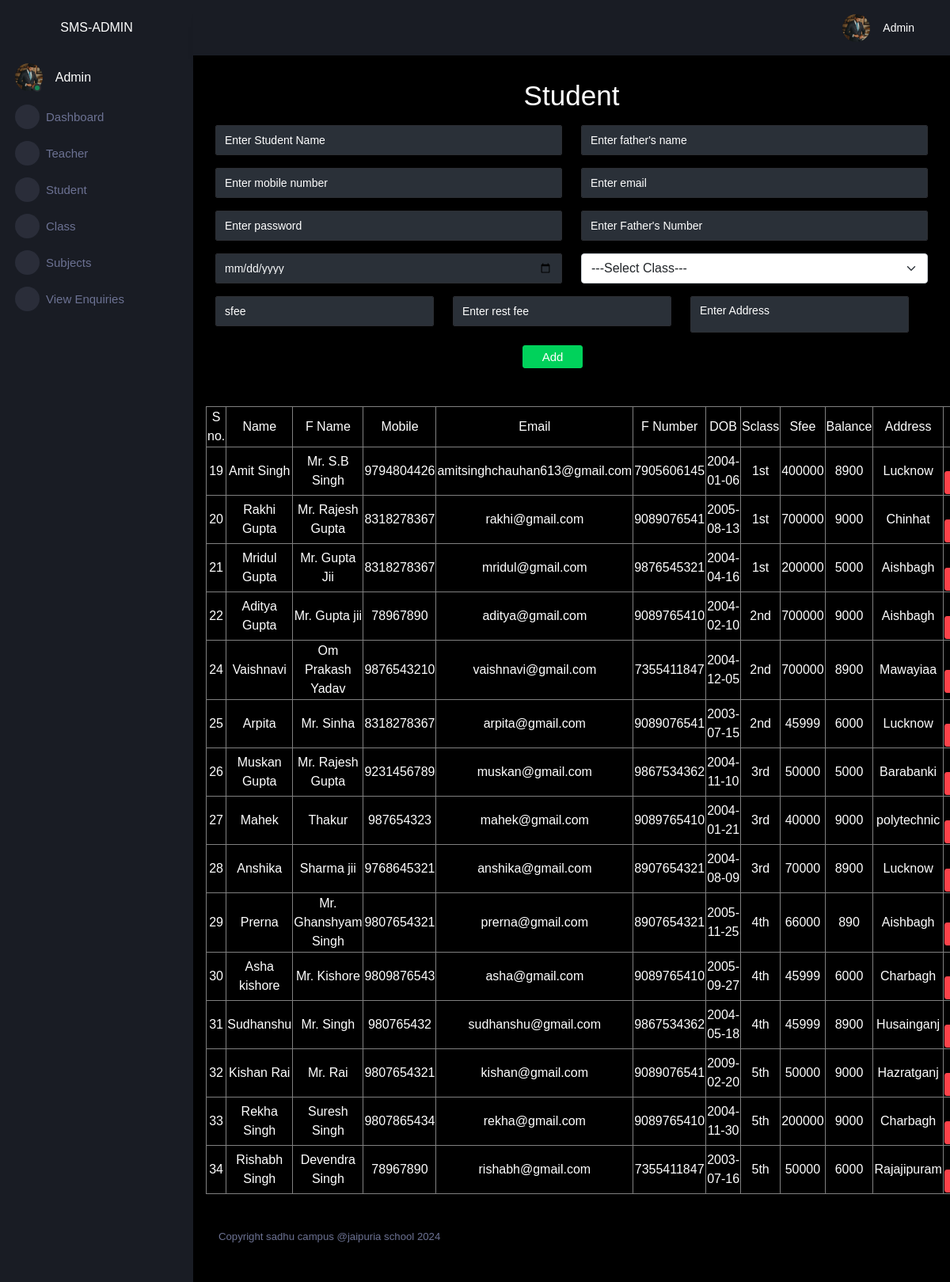
/adminapp/student (signed in), run on the app's committed database.
### user/models.py (models this page shows)
class Student(models.Model):
    id=models.AutoField(primary_key=True)
    name=models.CharField(max_length=25)
    fname=models.CharField(max_length=25)
    mobile=models.CharField(max_length=13)
    email=models.CharField(max_length=30,unique=True)
    fnumber=models.CharField(max_length=11)
    dob=models.CharField(max_length=20)
    sclass=models.CharField(max_length=5)
    sfee=models.CharField(max_length=10)
    balance=models.IntegerField()
    pic=models.FileField(upload_to="")
    address=models.TextField()

### adminapp/views.py (the view, shortened to what this page needs)
# urls.py: path('student',views.student,name="student"),
@cache_control(no_store=True,no_cache=True,must_revalidate=True)
def student(request):
    try:
        if request.session['username']!=None:
            stu=Student.objects.all()
            cl=Class.objects.all()
            return render(request,'student.html',{'stu':stu,'cl':cl})
    except:
        return(redirect('login'))

### adminapp/templates/student.html (shortened to what this page needs)
{% extends "adminparent.html" %}
{% block body %}
    <div class="row">
        <div class="col-sm-12">
            <h1 style="text-align:center;">Student</h1>
            <form class="row" method="post">
                <div class="col-sm-12">
                    <div class="row py-2">
                        <div class="col-sm-6"><input type="text" name="name" class="form-control text-light" placeholder="Enter Student Name" required="true"></div>
                        <div class="col-sm-6"><input type="text" name="fname" placeholder="Enter father's name" class="form-control text-light" required="true"></div>
                    </div>
                    <div class="row py-2">
                        <div class="col-sm-6"><input type="number" name="mobile" placeholder="Enter mobile number" class="form-control text-light" required="true"></div>
                        <div class="col-sm-6"><input type="email" name="email" placeholder="Enter email" class="form-control text-light" required="true"></div>
                    </div>
                    <div class="row py-2">
                        <div class="col-sm-6"><input type="text" name="password" placeholder="Enter password"  class="form-control text-light" required="true"></div>
                        <div class="col-sm-6"><input type="text" name="fnumber" placeholder="Enter Father's Number" class="form-control text-light" required="true"></div>
                    </div>
                    <div class="row py-2">
                        <div class="col-sm-6"><input type="date" name="dob" placeholder="Enter Dob" class="form-control text-light" required="true"></div>
                        <div class="col-sm-6">
                            <select name="sclass" id="" class="form-select">
                                <option value="" selected>---Select Class---</option>
                            </select>
                    </div>
                    <div class="row py-3">
                        <div class="col-sm-4"><input type="text" name="sfee" placeholder="sfee" class="form-control text-light" required="true"></div>
                        <div class="col-sm-4"><input type="text" name="balance" placeholder="Enter rest fee" class="form-control text-light" required="true"></div>
                        <div class="col-sm-4">
                            <textarea name="address" class="form-control text-light" placeholder="Enter Address" required="true"></textarea>
                        </div>
                    <div class="row">
                        <div class="col-sm-12 text-center">
                            <button type="submit" class="btn btn-success d-inline-block my-3 mx-auto px-4">Add</button>
                        </div>
                      </div>
                </div>
            </form>
            <div class="row my-3">
                <table class="table-bordered text-center">
                    <tr>
                        <td>S no.</td>
                        <td>Name</td>
                        <td>F Name</td>
                        <td>Mobile</td>
                        <td>Email</td>
                        <td>F Number</td>
                        <td>DOB</td>
                        <td>Sclass</td>
                        <td>Sfee</td>
                        <td>Balance</td>
                        <td>Address</td>
                        <td colspan="2">Action</td>
                    </tr>
                   {% for i in stu %}
                   <tr>
                    <td>{{i.id}}</td>
                    <td>{{i.name}}</td>
                    <td>{{i.fname}}</td>
                    <td>{{i.mobile}}</td>
                    <td>{{i.email}}</td>
                    <td>{{i.fnumber}}</td>
                    <td>{{i.dob}}</td>
                    <td>{{i.sclass}}</td>
                    <td>{{i.sfee}}</td>
                    <td>{{i.balance}}</td>
                    <td>{{i.address}}</td>
                    <td>
                        <a href="{% url 'adminapp:delstudent' id=i.id %}" class="btn btn-danger">Delete</a>
                    </td>
                </tr>
                   {% endfor %}
                </table>
            </div>
        </div>
    </div>
{% endblock body %}

### adminapp/templates/adminparent.html (style rules this page uses)
input { color:white !important; }
::placeholder { color:white !important; }
textarea { color:white !important; }

### data on the page
Student: id "19", name "Amit Singh", fname "Mr. S.B Singh", mobile "9794804426", email "amitsinghchauhan613@gmail.com", fnumber "7905606145", dob "2004-01-06", sclass "1st", sfee "400000", balance "8900", address "Lucknow"
Student: id "20", name "Rakhi Gupta", fname "Mr. Rajesh Gupta", mobile "8318278367", email "rakhi@gmail.com", fnumber "9089076541", dob "2005-08-13", sclass "1st", sfee "700000", balance "9000", address "Chinhat"
Student: id "21", name "Mridul Gupta", fname "Mr. Gupta Jii", mobile "8318278367", email "mridul@gmail.com", fnumber "9876545321", dob "2004-04-16", sclass "1st", sfee "200000", balance "5000", address "Aishbagh"
Student: id "22", name "Aditya Gupta", fname "Mr. Gupta jii", mobile "78967890", email "aditya@gmail.com", fnumber "9089765410", dob "2004-02-10", sclass "2nd", sfee "700000", balance "9000", address "Aishbagh"
Student: id "24", name "Vaishnavi", fname "Om Prakash Yadav", mobile "9876543210", email "vaishnavi@gmail.com", fnumber "7355411847", dob "2004-12-05", sclass "2nd", sfee "700000", balance "8900", address "Mawayiaa"
Student: id "25", name "Arpita", fname "Mr. Sinha", mobile "8318278367", email "arpita@gmail.com", fnumber "9089076541", dob "2003-07-15", sclass "2nd", sfee "45999", balance "6000", address "Lucknow"
Student: id "26", name "Muskan Gupta", fname "Mr. Rajesh Gupta", mobile "9231456789", email "muskan@gmail.com", fnumber "9867534362", dob "2004-11-10", sclass "3rd", sfee "50000", balance "5000", address "Barabanki"
Student: id "27", name "Mahek", fname "Thakur", mobile "987654323", email "mahek@gmail.com", fnumber "9089765410", dob "2004-01-21", sclass "3rd", sfee "40000", balance "9000", address "polytechnic"
Student: id "28", name "Anshika", fname "Sharma jii", mobile "9768645321", email "anshika@gmail.com", fnumber "8907654321", dob "2004-08-09", sclass "3rd", sfee "70000", balance "8900", address "Lucknow"
Student: id "29", name "Prerna", fname "Mr. Ghanshyam Singh", mobile "9807654321", email "prerna@gmail.com", fnumber "8907654321", dob "2005-11-25", sclass "4th", sfee "66000", balance "890", address "Aishbagh"
Student: id "30", name "Asha kishore", fname "Mr. Kishore", mobile "9809876543", email "asha@gmail.com", fnumber "9089765410", dob "2005-09-27", sclass "4th", sfee "45999", balance "6000", address "Charbagh"
Student: id "31", name "Sudhanshu", fname "Mr. Singh", mobile "980765432", email "sudhanshu@gmail.com", fnumber "9867534362", dob "2004-05-18", sclass "4th", sfee "45999", balance "8900", address "Husainganj"
Student: id "32", name "Kishan Rai", fname "Mr. Rai", mobile "9807654321", email "kishan@gmail.com", fnumber "9089076541", dob "2009-02-20", sclass "5th", sfee "50000", balance "9000", address "Hazratganj"
Student: id "33", name "Rekha Singh", fname "Suresh Singh", mobile "9807865434", email "rekha@gmail.com", fnumber "9089765410", dob "2004-11-30", sclass "5th", sfee "200000", balance "9000", address "Charbagh"
Student: id "34", name "Rishabh Singh", fname "Devendra Singh", mobile "78967890", email "rishabh@gmail.com", fnumber "7355411847", dob "2003-07-16", sclass "5th", sfee "50000", balance "6000", address "Rajajipuram"
